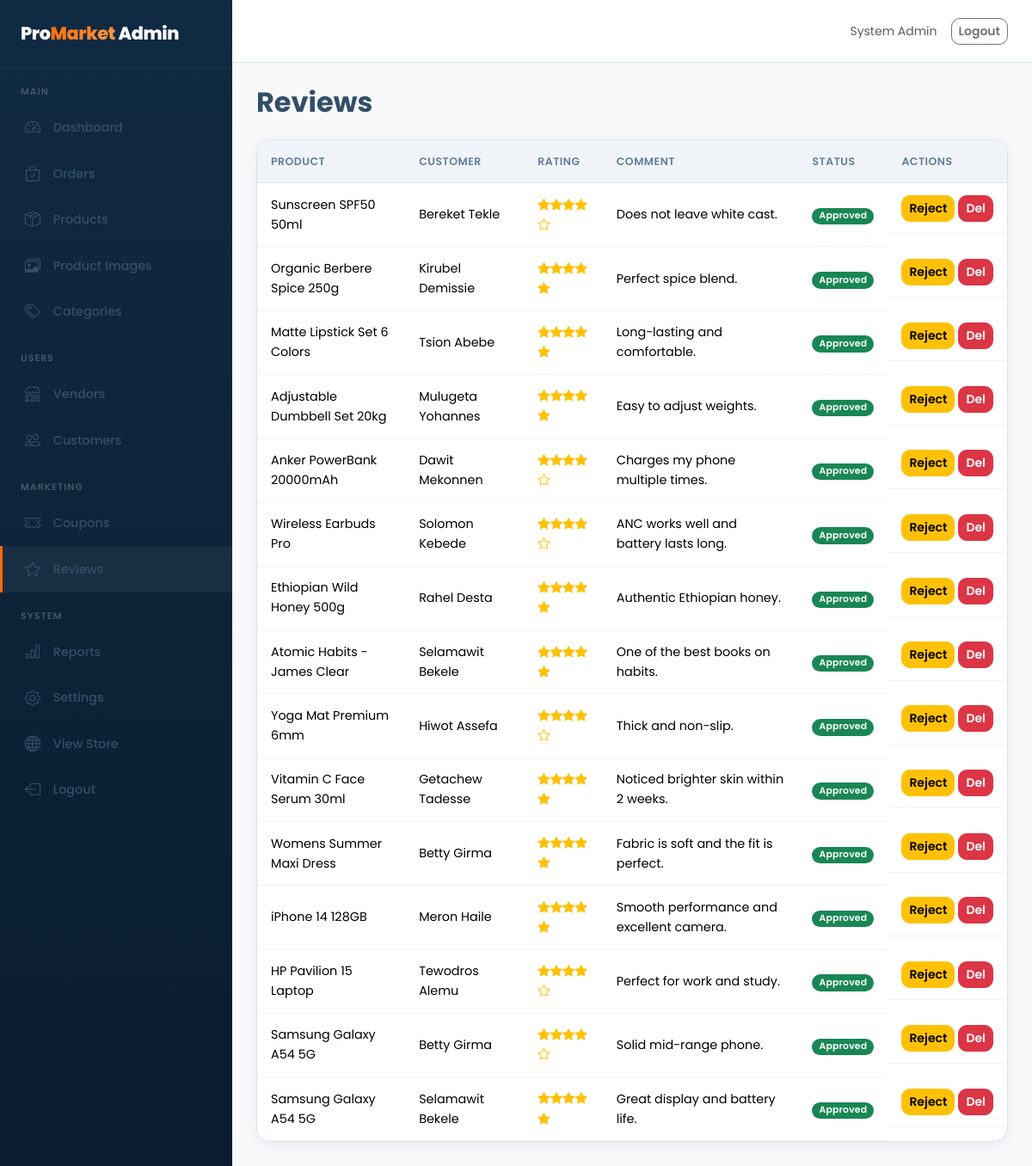
Screenshot of /admin/reviews.php (signed in) with the database file from the repository.
### tables this page shows
CREATE TABLE reviews (
  id INT UNSIGNED AUTO_INCREMENT PRIMARY KEY,
  product_id INT UNSIGNED NOT NULL,
  customer_id INT UNSIGNED NOT NULL,
  order_id INT UNSIGNED DEFAULT NULL,
  rating TINYINT NOT NULL,
  title VARCHAR(200) DEFAULT NULL,
  comment TEXT DEFAULT NULL,
  status ENUM('pending','approved','rejected') NOT NULL DEFAULT 'pending',
  created_at TIMESTAMP DEFAULT CURRENT_TIMESTAMP,
  FOREIGN KEY (product_id) REFERENCES products(id) ON DELETE CASCADE,
  FOREIGN KEY (customer_id) REFERENCES customers(id) ON DELETE CASCADE
);

CREATE TABLE products (
  id INT UNSIGNED AUTO_INCREMENT PRIMARY KEY,
  vendor_id INT UNSIGNED NOT NULL,
  category_id INT UNSIGNED NOT NULL,
  name VARCHAR(200) NOT NULL,
  slug VARCHAR(220) NOT NULL,
  sku VARCHAR(80) NOT NULL,
  description TEXT DEFAULT NULL,
  specifications TEXT DEFAULT NULL,
  price DECIMAL(12,2) NOT NULL,
  discount_price DECIMAL(12,2) DEFAULT NULL,
  stock INT NOT NULL DEFAULT 0,
  low_stock_threshold INT DEFAULT 5,
  is_featured TINYINT(1) DEFAULT 0,
  is_bestseller TINYINT(1) DEFAULT 0,
  status ENUM('draft','pending','active','inactive','rejected') NOT NULL DEFAULT 'pending',
  views INT DEFAULT 0,
  sales_count INT DEFAULT 0,
  avg_rating DECIMAL(3,2) DEFAULT 0.00,
  review_count INT DEFAULT 0,
  created_at TIMESTAMP DEFAULT CURRENT_TIMESTAMP,
  updated_at TIMESTAMP DEFAULT CURRENT_TIMESTAMP ON UPDATE CURRENT_TIMESTAMP,
  FOREIGN KEY (vendor_id) REFERENCES vendors(id) ON DELETE CASCADE,
  FOREIGN KEY (category_id) REFERENCES categories(id) ON DELETE RESTRICT,
  UNIQUE KEY uk_vendor_sku (vendor_id, sku),
  INDEX idx_status (status),
  INDEX idx_featured (is_featured),
  FULLTEXT INDEX ft_search (name, description, sku)
);

CREATE TABLE customers (
  id INT UNSIGNED AUTO_INCREMENT PRIMARY KEY,
  user_id INT UNSIGNED NOT NULL,
  full_name VARCHAR(150) NOT NULL,
  phone VARCHAR(40) DEFAULT NULL,
  created_at TIMESTAMP DEFAULT CURRENT_TIMESTAMP,
  FOREIGN KEY (user_id) REFERENCES users(id) ON DELETE CASCADE
);

### admin/reviews.php (the view, shortened to what this page needs)
<?php
require_once __DIR__.'/../config/config.php';
$reviews=$pdo->query("SELECT r.*, p.name as product_name, cu.full_name FROM reviews r JOIN products p ON p.id=r.product_id JOIN customers cu ON cu.id=r.customer_id ORDER BY r.id DESC")->fetchAll();
require __DIR__.'/../includes/admin_header.php';
?>
<h2 class="fw-bold mb-4">Reviews</h2>
<div class="table-card"><div class="table-responsive"><table class="table">
<thead><tr><th>Product</th><th>Customer</th><th>Rating</th><th>Comment</th><th>Status</th><th>Actions</th></tr></thead>
<tbody>
<?php foreach($reviews as $r):?>
<tr>
  <td><?=e($r['product_name'])?></td><td><?=e($r['full_name'])?></td><td><?=stars((float)$r['rating'])?></td>
  <td class="small"><?=e(mb_substr($r['comment']??'',0,80))?></td><td><?=status_badge($r['status'])?></td>
  <td class="d-flex gap-1">
    <form method="post"><?=csrf_field()?><button name="reject" value="<?=$r['id']?>" class="btn btn-sm btn-warning">Reject</button></form>
    <form method="post" onsubmit="return confirm('Delete?')"><?=csrf_field()?><button name="delete" value="<?=$r['id']?>" class="btn btn-sm btn-danger">Del</button></form>
  </td>
</tr>
<?php endforeach;?>
</tbody></table></div></div>
<?php require __DIR__.'/../includes/admin_footer.php';?>

### includes/helpers.php (shortened to what this page needs)
<?php
function e(?string $str): string {
    return htmlspecialchars((string)$str, ENT_QUOTES | ENT_HTML5, 'UTF-8');
}
function status_badge(string $status): string {
    $map = [
        'active' => 'success', 'approved' => 'success', 'paid' => 'success', 'delivered' => 'success', 'completed' => 'success',
        'pending' => 'warning', 'processing' => 'info', 'confirmed' => 'primary', 'shipped' => 'info',
        'inactive' => 'secondary', 'suspended' => 'danger', 'rejected' => 'danger', 'cancelled' => 'danger', 'failed' => 'danger',
        'draft' => 'secondary',
    ];
    $color = $map[strtolower($status)] ?? 'secondary';
    return '<span class="badge bg-' . $color . '">' . e(ucfirst($status)) . '</span>';
}
function stars(float $rating): string {
    $full = (int)floor($rating);
    $half = ($rating - $full) >= 0.5 ? 1 : 0;
    $empty = 5 - $full - $half;
    $html = '';
    for ($i = 0; $i < $full; $i++) $html .= '<i class="bi bi-star-fill text-warning"></i>';
    for ($i = 0; $i < $empty; $i++) $html .= '<i class="bi bi-star text-warning"></i>';
    return $html;
}

### assets/css/style.css (style rules this page uses)
:root { --primary: #FF6B00; --primary-dark: #E05F00; --primary-light: #FF8A33; --navy: #102A43; --navy-deep: #0A1C2E; --accent: #102A43; --accent-soft: rgba(255, 107, 0, 0.10); --dark: #102A43; --dark-soft: #1B3A57; --text: #334E68; --muted: #627D98; --border: #D9E2EC; --border-light: #F0F4F8; --body-bg: #F7F9FB; --card-bg: #FFFFFF; --white: #FFFFFF; --success: #10B981; --warning: #F59E0B; --danger: #EF4444; --info: #06B6D4; --radius: 16px; --radius-sm: 10px; --radius-lg: 24px; --shadow: 0 4px 20px rgba(15, 23, 42, 0.06); --shadow-md: 0 8px 30px rgba(15, 23, 42, 0.08); --shadow-lg: 0 16px 48px rgba(15, 23, 42, 0.12); --shadow-glow: 0 0 40px rgba(255, 107, 0, 0.18); --transition: all 0.3s cubic-bezier(0.4, 0, 0.2, 1); --sidebar-width: 270px; --navbar-height: 72px; }
*, *::before, *::after { box-sizing: border-box; }
html { scroll-behavior: smooth; }
body { font-family: 'Poppins', 'Segoe UI', system-ui, -apple-system, sans-serif; background: var(--body-bg); color: var(--text); margin: 0; line-height: 1.6; -webkit-font-smoothing: antialiased; }
.table-card { background: var(--white); border-radius: var(--radius); box-shadow: var(--shadow); border: 1px solid var(--border); overflow: hidden; }
.table-card .table { margin: 0; }
.table-card .table th { background: #F0F4F8; font-weight: 600; font-size: 0.78rem; text-transform: uppercase; letter-spacing: 0.04em; color: var(--muted); border-bottom: 1px solid var(--border); white-space: nowrap; padding: 0.9rem 1rem; }
.table-card .table td { vertical-align: middle; font-size: 0.9rem; padding: 0.85rem 1rem; border-color: var(--border-light); }
.btn { border-radius: var(--radius-sm); font-weight: 600; transition: var(--transition); }
.badge { font-weight: 600; letter-spacing: 0.02em; padding: 0.4em 0.75em; border-radius: 50px; }

### rows the page displays
reviews: product.name "Sunscreen SPF50 50ml", customer.full_name "Bereket Tekle", comment "Does not leave white cast.", status "Approved", $r['id'] 15 (drawn)
reviews: product.name "Organic Berbere Spice 250g", customer.full_name "Kirubel Demissie", comment "Perfect spice blend.", status "Approved", $r['id'] 14 (drawn)
reviews: product.name "Matte Lipstick Set 6 Colors", customer.full_name "Tsion Abebe", comment "Long-lasting and comfortable.", status "Approved", $r['id'] 13 (drawn)
reviews: product.name "Adjustable Dumbbell Set 20kg", customer.full_name "Mulugeta Yohannes", comment "Easy to adjust weights.", status "Approved", $r['id'] 12 (drawn)
reviews: product.name "Anker PowerBank 20000mAh", customer.full_name "Dawit Mekonnen", comment "Charges my phone multiple times.", status "Approved", $r['id'] 11 (drawn)
reviews: product.name "Wireless Earbuds Pro", customer.full_name "Solomon Kebede", comment "ANC works well and battery lasts long.", status "Approved", $r['id'] 10 (drawn)
reviews: product.name "Ethiopian Wild Honey 500g", customer.full_name "Rahel Desta", comment "Authentic Ethiopian honey.", status "Approved", $r['id'] 9 (drawn)
reviews: product.name "Atomic Habits - James Clear", customer.full_name "Selamawit Bekele", comment "One of the best books on habits.", status "Approved", $r['id'] 8 (drawn)
reviews: product.name "Yoga Mat Premium 6mm", customer.full_name "Hiwot Assefa", comment "Thick and non-slip.", status "Approved", $r['id'] 7 (drawn)
reviews: product.name "Vitamin C Face Serum 30ml", customer.full_name "Getachew Tadesse", comment "Noticed brighter skin within 2 weeks.", status "Approved", $r['id'] 6 (drawn)
reviews: product.name "Womens Summer Maxi Dress", customer.full_name "Betty Girma", comment "Fabric is soft and the fit is perfect.", status "Approved", $r['id'] 5 (drawn)
reviews: product.name "iPhone 14 128GB", customer.full_name "Meron Haile", comment "Smooth performance and excellent camera.", status "Approved", $r['id'] 4 (drawn)
reviews: product.name "HP Pavilion 15 Laptop", customer.full_name "Tewodros Alemu", comment "Perfect for work and study.", status "Approved", $r['id'] 3 (drawn)
reviews: product.name "Samsung Galaxy A54 5G", customer.full_name "Betty Girma", comment "Solid mid-range phone.", status "Approved", $r['id'] 2 (drawn)
reviews: product.name "Samsung Galaxy A54 5G", customer.full_name "Selamawit Bekele", comment "Great display and battery life.", status "Approved", $r['id'] 1 (drawn)

### other values shown
current_user()['name'] "System Admin"
